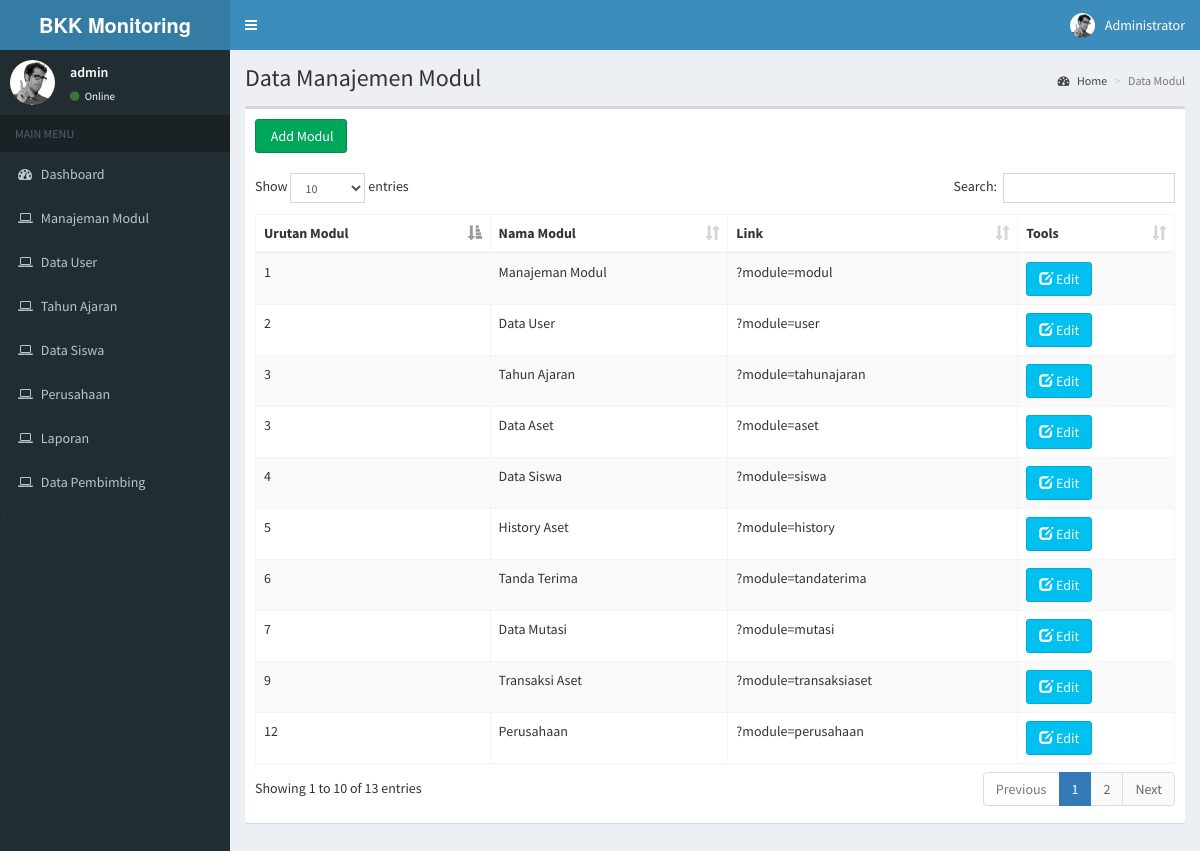
The page /administrator/media.php?module=modul (signed in) on the database its author committed.
### tables this page shows
CREATE TABLE `modul` (
  `id_modul` int(3) NOT NULL,
  `nama_modul` varchar(100) NOT NULL,
  `link` varchar(100) NOT NULL,
  `urutan` int(3) NOT NULL,
  `status` enum('admin','user') NOT NULL DEFAULT 'admin',
  `aktif` enum('Y','N') NOT NULL DEFAULT 'Y'
);

### administrator/modul/mod_modul/modul.php (the view, shortened to what this page needs)
<?php
	if(empty($_SESSION['namauser']) AND empty($_SESSION['passuser'])){
	echo "<link href=\"../../css/style.css\" rel=\"stylesheet\" type=\"text/css\"  media=\"all\" />
		<div class=\"wrap\">
				<div class=\"header\">
					<div class=\"logo\">
						<h1><a href=\"#\">ATTENTION !!!</a></h1>
					</div>
				</div>
			<div class=\"content\">
				<img src=\"../../images/error-img.png\" title=\"error\" />
				<p><span><label>O</label>hh.....</span>Please Login, Before Access This Page !!!</p>
				<a href=\"index.php\">Back To Home</a>
				<div class=\"copy-right\">
					<p>&copy; 2018 Ohh. All Rights Reserved</p>
				</div>
   			</div>
		</div>
		";
}
else{
	$act = isset($_GET['act']) ? $_GET['act'] : '';
	switch($act){
		default:
			echo "
					<section class=\"content-header\">
					  <h1>
						Data Manajemen Modul
					  </h1>
					  <ol class=\"breadcrumb\">
						<li><a href=\"?module=beranda\"><i class=\"fa fa-dashboard\"></i> Home</a></li>
						<li class=\"active\">Data Modul</li>
					  </ol>
					</section>
			<section class=\"content\">
			<div class=\"box\">
				<div class=\"box-header\">
					<a class=\"btn btn-success\" onclick=window.location.href=\"?module=modul&act=tambahmodul\">
						<i class=\"glyphicon glyphicon-add icon-white\"></i>
							Add Modul
					</a>
				</div>
				<div class=\"box-body\">
					<table id=\"example1\" class=\"table table-bordered table-striped\">
						<thead>
							<tr>
								<th>Urutan Modul</th>
								<th>Nama Modul</th>
								<th>Link</th>
								<th>Tools</th>
							</tr>
						</thead>
						<tbody>";
		$query = "SELECT * FROM modul ORDER BY  urutan";
		$tampil = mysqli_query($koneksi, $query);
		while($t = mysqli_fetch_array($tampil)){
			echo "<tr>
					<td>$t[urutan]</td>
					<td>$t[nama_modul]</td>
                 <td>$t[link]</td>";
			echo "
       <td>
            <a class=\"btn btn-info\" href=\"?module=modul&act=editmodul&id=$t[id_modul]\">
                <i class=\"glyphicon glyphicon-edit icon-white\"></i>
                Edit
            </a></td>
          </tr>";
		}
		echo "</tbody>
		</table>";
			echo "</div>
			</div>
			</section>";
		break;
	}
}

### administrator/media.php (shortened to what this page needs)
<?php
    if(empty($_SESSION['namauser']) AND empty($_SESSION['passuser'])){
        echo "<link href=\"css/style.css\" rel=\"stylesheet\" type=\"text/css\"  media=\"all\" />
		<div class=\"wrap\">
				<div class=\"header\">
					<div class=\"logo\">
						<h1><a href=\"#\">ATTENTION !!!</a></h1>
					</div>
				</div>
			<div class=\"content\">
				<img src=\"images/error-img.png\" title=\"error\" />
				<p><span><label>O</label>hh.....</span>Please Login, Before Access This Page !!!</p>
				<a href=\"index.php\">Back To Home</a>
				<div class=\"copy-right\">
					<p>&copy; 2018 Ohh. All Rights Reserved</p>
				</div>
   			</div>
		</div>
		";
}
else{
?>
<!DOCTYPE html>
<html>
<head>
  <link rel="stylesheet" href="bower_components/bootstrap/dist/css/bootstrap.min.css">
  <link rel="stylesheet" href="bower_components/font-awesome/css/font-awesome.min.css">
  <link rel="stylesheet" href="bower_components/Ionicons/css/ionicons.min.css">
  <link rel="stylesheet" href="bower_components/datatables.net-bs/css/dataTables.bootstrap.min.css">
  <link rel="stylesheet" href="dist/css/AdminLTE.min.css">
  <link rel="stylesheet" href="dist/css/skins/_all-skins.min.css">
</head>
<body class="hold-transition skin-blue sidebar-mini">
<div class="wrapper">
  <header class="main-header">
    <a href="?module=beranda" class="logo">
      <span class="logo-lg"><b>BKK Monitoring</b></span>
    </a>
    <nav class="navbar navbar-static-top">
      <a href="#" class="sidebar-toggle" data-toggle="push-menu" role="button">
      </a>
      <div class="navbar-custom-menu">
        <?php include "info.php"; ?>
      </div>
    </nav>
  </header>
  <aside class="main-sidebar">
    <section class="sidebar">
      <div class="user-panel">
        <?php include "header.php"; ?>
      </div>
      <ul class="sidebar-menu" data-widget="tree">
        <li class="header">MAIN MENU</li>
        <li>
          <a href="?module=beranda">
            <i class="fa fa-dashboard"></i> <span>Dashboard</span>
          </a>
        </li>
        <?= include "menu.php"; ?>
      </ul>
    </section>
  </aside>
  <div class="content-wrapper">
		<?php include "content.php"; ?>
  </div>
</div>
</body>
</html>
<?php } ?>

### administrator/info.php (shortened to what this page needs)
<ul class="nav navbar-nav">
          <li class="dropdown user user-menu">
            <a href="#" class="dropdown-toggle" data-toggle="dropdown">
              <img src="dist/img/user2-160x160.jpg" class="user-image" alt="User Image">
              <span class="hidden-xs"><?=$_SESSION['namalengkap']; ?></span>
            </a>
          </li>
        </ul>

### administrator/header.php
<div class="pull-left image">
         <img src="dist/img/user2-160x160.jpg" class="img-circle" alt="User Image">
       </div>
       <div class="pull-left info">
         <p><?= $_SESSION['namauser']; ?></p>
         <a href="#"><i class="fa fa-circle text-success"></i> Online</a>
</div>

### administrator/menu.php
<?php
include "../config/connection.php";
if ($_SESSION['leveluser']=='admin'){
  $query = "SELECT * FROM modul WHERE aktif='Y' ORDER BY urutan";
  $hasil = mysqli_query($koneksi, $query);
  while ($m=mysqli_fetch_array($hasil)){
    echo "<li><a href=\"$m[link]\"><i class=\"fa fa-laptop\"></i><span> $m[nama_modul] </span></a></li>";
  }
}
elseif ($_SESSION['leveluser']=='user'){
  $query = "SELECT * FROM modul WHERE status='user' and aktif='Y' ORDER BY urutan";
  $hasil = mysqli_query($koneksi, $query);
  while ($m=mysqli_fetch_array($hasil)){
    echo "<li><a href=\"$m[link]\"><i class=\"fa fa-laptop\"></i><span> $m[nama_modul] </span></a></li>";
  }
}
elseif($_SESSION['leveluser']=='pembimbing') {
    $query = "SELECT * FROM modul WHERE status='pembimbing' AND aktif ='Y' ORDER BY urutan";
    $hasil = mysqli_query($koneksi,$query);
    while ($m = mysqli_fetch_array($hasil)) {
       echo "<li><a href=\"$m[link]\"><i class=\"fa fa-laptop\"></i><span> $m[nama_modul] </span></a></li>";
    }
}
?>

### administrator/content.php
<?php
	if(empty($_SESSION['leveluser']) AND empty($_SESSION['passuser'])){
		echo "<link href=\"css/style.css\" rel=\"stylesheet\" type=\"text/css\"  media=\"all\" />
		<div class=\"wrap\">
				<div class=\"header\">
					<div class=\"logo\">
						<h1><a href=\"#\">ATTENTION !!!</a></h1>
					</div>
				</div>
			<div class=\"content\">
				<img src=\"images/error-img.png\" title=\"error\" />
				<p><span><label>O</label>hh.....</span>Please Login, Before Access This Page !!!</p>
				<a href=\"index.php\">Back To Home</a>
				<div class=\"copy-right\">
					<p>&copy; 2018 Ohh. All Rights Reserved</p>
				</div>
   			</div>
		</div>
		";
	}
	else {
		include "../config/connection.php";
		if($_GET['module']=='beranda'){
			if($_SESSION['leveluser']=='admin' OR $_SESSION['leveluser']=='user'){
				include "modul/mod_beranda/beranda.php";
			}
		}
		elseif($_GET['module']=='modul'){
			if($_SESSION['leveluser']=='admin'){
				include "modul/mod_modul/modul.php";
			}
		}
		elseif($_GET['module']=='user'){
			if($_SESSION['leveluser']=='admin' OR $_SESSION['leveluser']=='user'){
				include "modul/mod_user/user.php";
			}
		}
		elseif($_GET['module']=='tahunajaran'){
			if($_SESSION['leveluser']=='admin'){
				include "modul/mod_tahunajaran/tahunajaran.php";
			}
		}
		elseif ($_GET['module']=='guru') {
			if ($_SESSION['leveluser']=='admin' OR $_SESSION['leveluser']=='user') {
				include "modul/mod_guru/guru.php";
			}
		}
		elseif ($_GET['module']=='siswa') {
			if ($_SESSION['leveluser']=='admin') {
				include "modul/mod_siswa/siswa.php";
			}
		}
		elseif ($_GET['module']=='jurusan') {
			if ($_SESSION['leveluser']=='admin') {
				include "modul/mod_jurusan/jurusan.php";
			}
		}
		elseif ($_GET['module']=='perusahaan') {
			if ($_SESSION['leveluser']=='admin') {
				include "modul/mod_perusahaan/perusahaan.php";
			}
		}
		elseif ($_GET['module']=='pembimbing') {
			if ($_SESSION['leveluser']=='admin' OR $_SESSION['leveluser']=='user') {
				include "modul/mod_pembimbing/pembimbing.php";
			}
		}
	}
?>

### rows shown on the page
modul: nama_modul "Manajeman Modul", urutan "1", link "?module=modul"
modul: nama_modul "Data User", urutan "2", link "?module=user"
modul: nama_modul "Tahun Ajaran", urutan "3", link "?module=tahunajaran"
modul: nama_modul "Data Siswa", urutan "4", link "?module=siswa"
modul: nama_modul "Perusahaan", urutan "12", link "?module=perusahaan"
modul: nama_modul "Laporan"
modul: nama_modul "Data Pembimbing"
modul: urutan "3", nama_modul "Data Aset", link "?module=aset"
modul: urutan "5", nama_modul "History Aset", link "?module=history"
modul: urutan "6", nama_modul "Tanda Terima", link "?module=tandaterima"
modul: urutan "7", nama_modul "Data Mutasi", link "?module=mutasi"
modul: urutan "9", nama_modul "Transaksi Aset", link "?module=transaksiaset"

### other values the page prints
$_SESSION['namalengkap'] "Administrator"
$_SESSION['namauser'] "admin"
